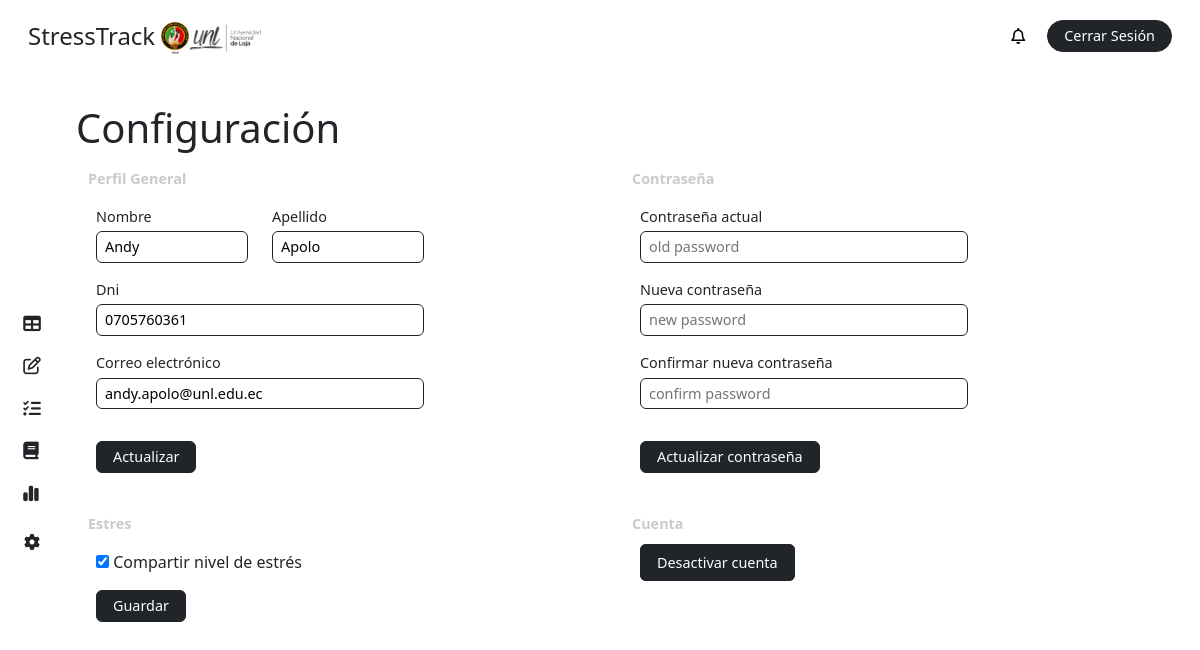
Page /profile/ (signed in) on the committed database.
### stress/models.py (models this page shows, shortened)
class CustomUser(AbstractBaseUser, PermissionsMixin):
    ROLE_CHOICES = [
        ('student', 'Alumno'),
        ('teacher', 'Profesor'),
        ('superuser', 'Administrador'),
    ]
    first_name = models.CharField(max_length=50, blank=True)
    last_name = models.CharField(max_length=50, blank=True)
    dni = models.CharField(max_length=10, unique=True, blank=True, null=True)
    email = models.EmailField(unique=True)
    role = models.CharField(max_length=20, choices=ROLE_CHOICES, default='student')
    is_active = models.BooleanField(default=True)
    is_staff = models.BooleanField(default=False)
    stress = models.IntegerField(default=0)
    share_stress_level = models.BooleanField(default=False)
    recommendation = models.ForeignKey(Recommendation, on_delete=models.SET_NULL, null=True, blank=True, related_name='users')
    course = models.ForeignKey(Course, on_delete=models.CASCADE, related_name='students', null=True, blank=True)
    group = models.ForeignKey(Team, on_delete=models.CASCADE, related_name='members', null=True, blank=True)
    tests = models.ManyToManyField(Test, related_name='users', blank=True)
    objects = CustomUserManager()
    USERNAME_FIELD = 'email'
    REQUIRED_FIELDS = []

### stress/views.py (the view, shortened to what this page needs)
# urls.py: path('profile/', views.profile, name='profile'),
@login_required
def profile(request):
    user = request.user
    form = CustomUserUpdateForm(instance=user)
    form_pass = CustomPasswordChangeForm(user=user)
    context = {
        'form': form,
        'form_pass': form_pass,
        'share_stress': user.share_stress_level,
        'role': user.role,
        'notifications': user.notifications.all(),
        'unread_notifications': user.notifications.filter(is_read=False).count(),
    }
    return render(request, 'dashboard/profile.html', context)

### stress/forms.py
class CustomUserUpdateForm(forms.ModelForm):
    first_name = forms.CharField(widget=forms.TextInput(attrs={
        'placeholder': 'Nombre',
        'class': 'w-100 fs-7 py-1 px-2 border border-1 border-dark rounded-2'
    }))
    last_name = forms.CharField(widget=forms.TextInput(attrs={
        'placeholder': 'Apellido',
        'class': 'w-100 fs-7 py-1 px-2 border border-1 border-dark rounded-2'
    }))
    dni = forms.CharField(widget=forms.TextInput(attrs={
        'placeholder': '1234567890',
        'class': 'w-100 fs-7 py-1 px-2 border border-1 border-dark rounded-2'
    }))
    email = forms.EmailField(widget=forms.EmailInput(attrs={
        'placeholder': 'ejemplo@unl.edu.ec',
        'class': 'w-100 fs-7 py-1 px-2 border border-1 border-dark rounded-2'
    }))
    class Meta:
        model = CustomUser
        fields = ['first_name', 'last_name', 'dni', 'email']

class CustomPasswordChangeForm(PasswordChangeForm):
    old_password = forms.CharField(widget=forms.PasswordInput(attrs={
        'placeholder': 'old password',
        'class': 'w-100 fs-7 py-1 px-2 border border-1 border-dark rounded-2'
    }))
    new_password1 = forms.CharField(widget=forms.PasswordInput(attrs={
        'placeholder': 'new password',
        'class': 'w-100 fs-7 py-1 px-2 border border-1 border-dark rounded-2'
    }))
    new_password2 = forms.CharField(widget=forms.PasswordInput(attrs={
        'placeholder': 'confirm password',
        'class': 'w-100 fs-7 py-1 px-2 border border-1 border-dark rounded-2'
    }))
    class Meta:
        model = CustomUser
        fields = ['old_password', 'new_password1', 'new_password2']

### stress/templates/dashboard/profile.html (shortened to what this page needs)
{% extends "base/dashboard_base.html" %}
{% block content %}
{% include "elements/dashboard_sidebar.html" with role=role %}
<main class="main p-4 pt-2 pe-5">
    <div class="row mt-4">
        <div class="col-12 p-0">
            <h1 class="m-0">Configuración</h1>
        </div>
    </div>
    <div class="row">
        <div class="col-6 mt-2">
            <label class="text-grisillo fw-bold my-2">Perfil General</label>
            <form action="" method="POST" class="mb-2 p-2">
                <div class="row mb-3">
                    <div class="col-4">
                        <label class="d-block pb-1 fs-7" for="">Nombre</label>
                        {{ form.first_name }}
                    </div>
                    <div class="col-4">
                        <label class="d-block pb-1 fs-7" for="">Apellido</label>
                        {{ form.last_name }}
                    </div>
                </div>
                <div class="row mb-3">
                    <div class="col-8">
                        <label class="d-block pb-1 fs-7" for="">Dni</label>
                        {{ form.dni }}
                    </div>
                </div>
                <div class="row mb-3">
                    <div class="col-8">
                        <label class="d-block pb-1 fs-7" for="">Correo electrónico</label>
                        {{ form.email }}
                    </div>
                </div>
                <div class="d-flex justify-content-start mt-4 pt-2">
                    <button class="fs-7 bg-dark text-white border border-dark rounded-2 py-1 px-3"
                        type="submit" name="form-update-user" value="form-update-user">Actualizar</button>
                </div>
            </form>
        </div>
        <div class="col-6 mt-2">
            <label class="text-grisillo fw-bold my-2">Contraseña</label>
            <form action="" method="POST" class="mb-2 p-2">
                <div class="row mb-3">
                    <div class="col-8">
                        <label class="d-block pb-1 fs-7" for="">Contraseña actual</label>
                        {{ form_pass.old_password }}
                    </div>
                </div>
                <div class="row mb-3">
                    <div class="col-8">
                        <label class="d-block pb-1 fs-7" for="">Nueva contraseña</label>
                        {{ form_pass.new_password1 }}
                    </div>
                </div>
                <div class="row mb-3">
                    <div class="col-8">
                        <label class="d-block pb-1 fs-7" for="">Confirmar nueva contraseña</label>
                        {{ form_pass.new_password2 }}
                    </div>
                </div>
                <div class="d-flex justify-content-start mt-4 pt-2">
                    <button class="fs-7 bg-dark text-white border border-dark rounded-2 py-1 px-3"
                        type="submit" name="form-update-pass" value="form-update-pass">Actualizar contraseña</button>
                </div>
            </form>
        </div>
    </div>
    {% if role == 'student' %}
        <div class="row">
            <div class="col-6">
                <label class="text-grisillo fw-bold mt-4 mb-2">Estres</label>
                <form method="post" class="p-2">
                    <label class="d-block mb-3">
                        <input type="checkbox" name="share_stress_level" {% if share_stress %}checked{% endif %}>
                        Compartir nivel de estrés
                    </label>
                    <div class="d-flex justify-content-start">
                        <button class="fs-7 bg-dark text-white border border-dark rounded-2 py-1 px-3"
                            type="submit" name="form-stress-share" value="form-stress-share">Guardar</button>
                    </div>
                </form>
            </div>
            <div class="col-6">
                <label class="text-grisillo fw-bold mt-4 mb-2 d-block">Cuenta</label>
                <div class="p-2">
                    <a href="{% url 'desactivate-account' %}" id="btn-desactivate" class="fs-7 text-decoration-none bg-dark text-white border border-dark rounded-2 py-2 px-3">Desactivar cuenta</a>
                </div>
            </div>
        </div>
    {% endif %}
</main>
{% endblock %}

### stress/static/css/main.css (style rules this page uses)
body { height: 100vh; margin: 0; padding: 0; display: grid; grid-template-columns: 4rem 1fr; grid-template-rows: 4.5rem 1fr; grid-template-areas: "header header" "side main"; gap: 0; background-color: white; }
.main { grid-area: main; overflow-y: auto; }
.fs-7 { font-size: .9rem; }
.text-grisillo { color: #cacaca; font-size: .9rem; }

### rows in the picture
CustomUser: first_name "Andy", last_name "Apolo", dni "0705760361", email "andy.apolo@unl.edu.ec"
